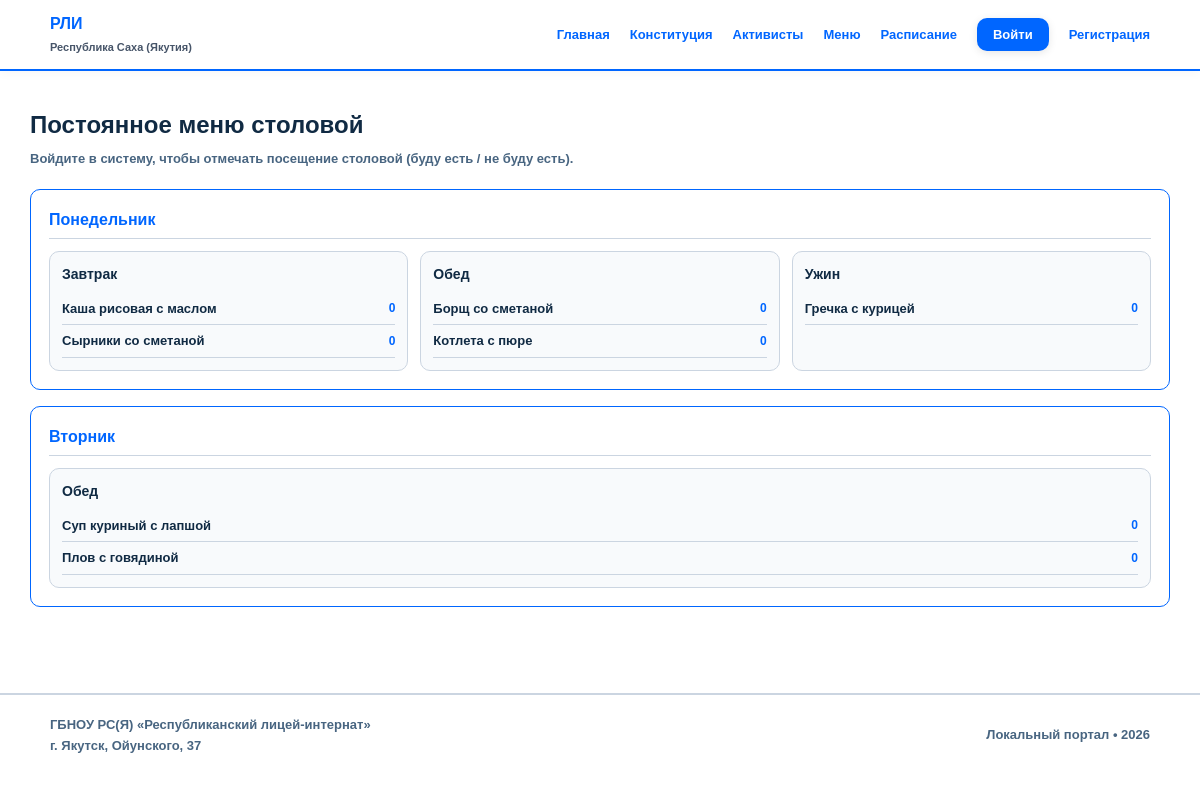
Page /menu.php on the committed database.
### tables this page shows
CREATE TABLE menu_items (
    id INT UNSIGNED AUTO_INCREMENT PRIMARY KEY,
    day_of_week TINYINT NOT NULL,  
    meal_type ENUM('breakfast','lunch','dinner') NOT NULL,
    dish_name VARCHAR(200) NOT NULL,
    created_by INT UNSIGNED DEFAULT NULL,
    created_at TIMESTAMP DEFAULT CURRENT_TIMESTAMP,
    FOREIGN KEY (created_by) REFERENCES users(id) ON DELETE SET NULL
);

### menu.php (the view, shortened to what this page needs)
<?php
include 'includes/header.php';
$isLoggedIn = isset($_SESSION['user_id']);
$isHeadTeacher = false;
$userRole = $_SESSION['role'] ?? 'guest';
$residenceType = 'city';
$days = [1 => 'Понедельник', 2 => 'Вторник', 3 => 'Среда', 4 => 'Четверг', 5 => 'Пятница', 6 => 'Суббота'];
$meals = [
    'breakfast' => 'Завтрак',
    'lunch'     => 'Обед',
    'dinner'    => 'Ужин'
];
if ($isLoggedIn && $userRole === 'student' && !$isHeadTeacher) {
    $visibleMeals = ($residenceType === 'boarding')
        ? ['breakfast' => 'Завтрак', 'lunch' => 'Обед', 'dinner' => 'Ужин']
        : ['lunch' => 'Обед'];
} else {
    $visibleMeals = $meals;
}
$allItems = $pdo->query("
    SELECT m.*,
           (SELECT COUNT(*) FROM menu_votes v WHERE v.menu_item_id = m.id AND v.vote_date = CURDATE()) AS votes_today,
           (SELECT COUNT(*) FROM menu_votes v WHERE v.menu_item_id = m.id AND v.user_id = " . ($isLoggedIn ? (int)$_SESSION['user_id'] : 0) . " AND v.vote_date = CURDATE()) AS my_vote
    FROM menu_items m
    ORDER BY m.day_of_week, FIELD(m.meal_type, 'breakfast', 'lunch', 'dinner'), m.id
")->fetchAll();
$byDayMeal = [];
foreach ($allItems as $item) {
    $byDayMeal[$item['day_of_week']][$item['meal_type']][] = $item;
}
?>
<div class="container" style="padding: 36px 0;">
    <div style="display:flex; justify-content:space-between; align-items:flex-end; flex-wrap:wrap; gap:14px; margin-bottom:20px;">
        <div>
            <h1 style="font-size:24px; font-weight:900; margin-bottom:6px;">Постоянное меню столовой</h1>
            <p style="font-size:13px; color:var(--text-muted);">
                <?php if (!$isLoggedIn): ?>
                    Войдите в систему, чтобы отмечать посещение столовой (буду есть / не буду есть).
                <?php elseif ($isHeadTeacher): ?>
                    Режим администрации: доступны все приёмы пищи и <a href="dashboard.php#eatingListSection" style="color:var(--primary);">отсортированный список кушания</a>.
                <?php elseif ($residenceType === 'city'): ?>
                    Статус: <strong>Городской ученик</strong> — отображается меню обедов с отметкой «Буду есть / Не буду есть».
                <?php else: ?>
                    Статус: <strong>Интернатский ученик</strong> — отображается меню завтраков, обедов и ужинов с отметкой на каждый приём пищи.
                <?php endif; ?>
            </p>
        </div>
    </div>
    <?php if (empty($allItems)): ?>
        <div class="auth-box" style="max-width:100%; text-align:center; color:var(--text-muted);">Постоянное меню пока не заполнено.</div>
    <?php else: ?>
        <div style="display:flex; flex-direction:column; gap:16px;">
            <?php foreach ($days as $dayNum => $dayName):
                $hasAnyForDay = false;
                foreach ($visibleMeals as $mk => $mn) {
                    if (!empty($byDayMeal[$dayNum][$mk])) { $hasAnyForDay = true; break; }
                }
                if (!$hasAnyForDay) continue;
            ?>
                <div style="background:#ffffff; border:1.5px solid var(--card-border); border-radius:var(--radius); padding:18px;">
                    <h2 style="font-size:16px; color:var(--primary); margin-bottom:12px; border-bottom:1.5px solid var(--border-color); padding-bottom:6px;"><?= $dayName ?></h2>
                    <div style="display:grid; grid-template-columns: repeat(auto-fit, minmax(260px, 1fr)); gap:12px;">
                        <?php foreach ($visibleMeals as $mealKey => $mealName): if (empty($byDayMeal[$dayNum][$mealKey])) continue; ?>
                            <div style="background:#f8fafc; padding:12px; border-radius:var(--radius); border:1px solid var(--border-color);">
                                <h3 style="font-size:14px; font-weight:900; margin-bottom:8px; color:var(--text-main);"><?= $mealName ?></h3>
                                <?php foreach ($byDayMeal[$dayNum][$mealKey] as $dish): ?>
                                    <div style="display:flex; justify-content:space-between; align-items:center; padding:6px 0; border-bottom:1px solid var(--border-color); gap:8px;">
                                        <span style="font-size:13px;"><?= htmlspecialchars($dish['dish_name']) ?></span>
                                        <span style="display:flex; align-items:center; gap:6px; flex-shrink:0;">
                                            <strong style="font-size:12px; color:var(--primary);"><?= (int)$dish['votes_today'] ?></strong>
                                        </span>
                                    </div>
                                <?php endforeach; ?>
                            </div>
                        <?php endforeach; ?>
                    </div>
                </div>
            <?php endforeach; ?>
        </div>
    <?php endif; ?>
</div>
<?php include 'includes/footer.php'; ?>

### assets/css/style.css (style rules this page uses)
:root { --bg-main: #ffffff; --bg-surface: #ffffff; --text-main: #102a43; --text-muted: #486581; --primary: #0066ff; --primary-hover: #004ecc; --card-border: #0066ff; --border-color: #cbd5e1; --radius: 10px; --shadow: 0 4px 16px rgba(0, 102, 255, 0.08); --bg-image: url('../img/bg/default.jpg'); }
* { box-sizing: border-box; margin: 0; padding: 0; }
body { font-family: Arial, "Helvetica Neue", sans-serif; font-weight: 700; background-color: var(--bg-main); color: var(--text-main); line-height: 1.5; font-size: 14px; overflow-x: hidden; min-height: 100vh; }
h1, h2, h3, h4, .hero-title, .brand-text strong, .btn-primary, .hours-counter strong { font-family: "Arial Black", Arial, sans-serif; font-weight: 900; }
.container { max-width: 1140px; margin: 0 auto; padding: 0 20px; }

### rows in the picture
menu_items: dish_name "Каша рисовая с маслом", votes_today "0"
menu_items: dish_name "Сырники со сметаной", votes_today "0"
menu_items: dish_name "Борщ со сметаной", votes_today "0"
menu_items: dish_name "Котлета с пюре", votes_today "0"
menu_items: dish_name "Гречка с курицей", votes_today "0"
menu_items: dish_name "Суп куриный с лапшой", votes_today "0"
menu_items: dish_name "Плов с говядиной", votes_today "0"

### other values in the picture
$dayName "Понедельник"
$mealName "Завтрак"
$mealName "Обед"
$mealName "Ужин"
$dayName "Вторник"
